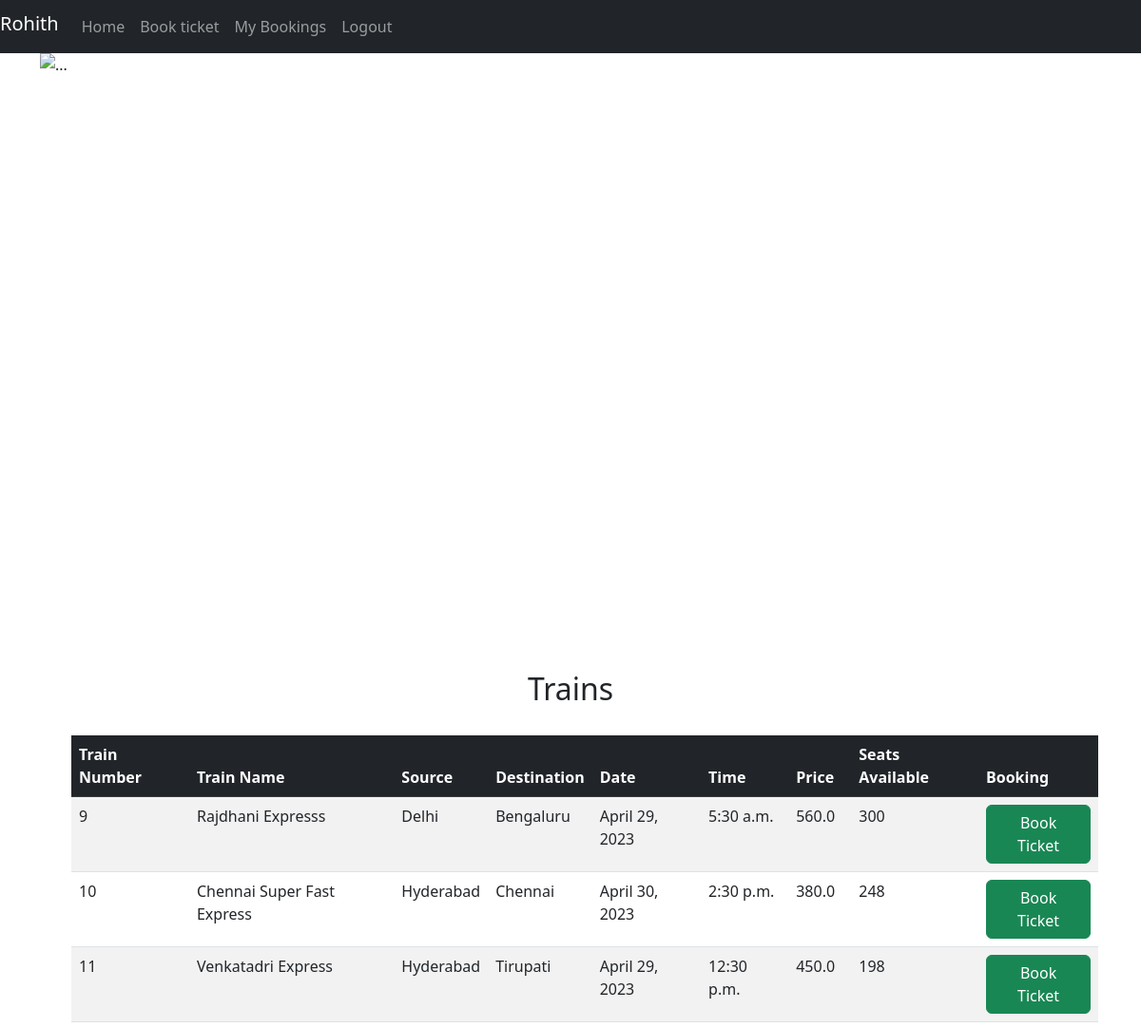
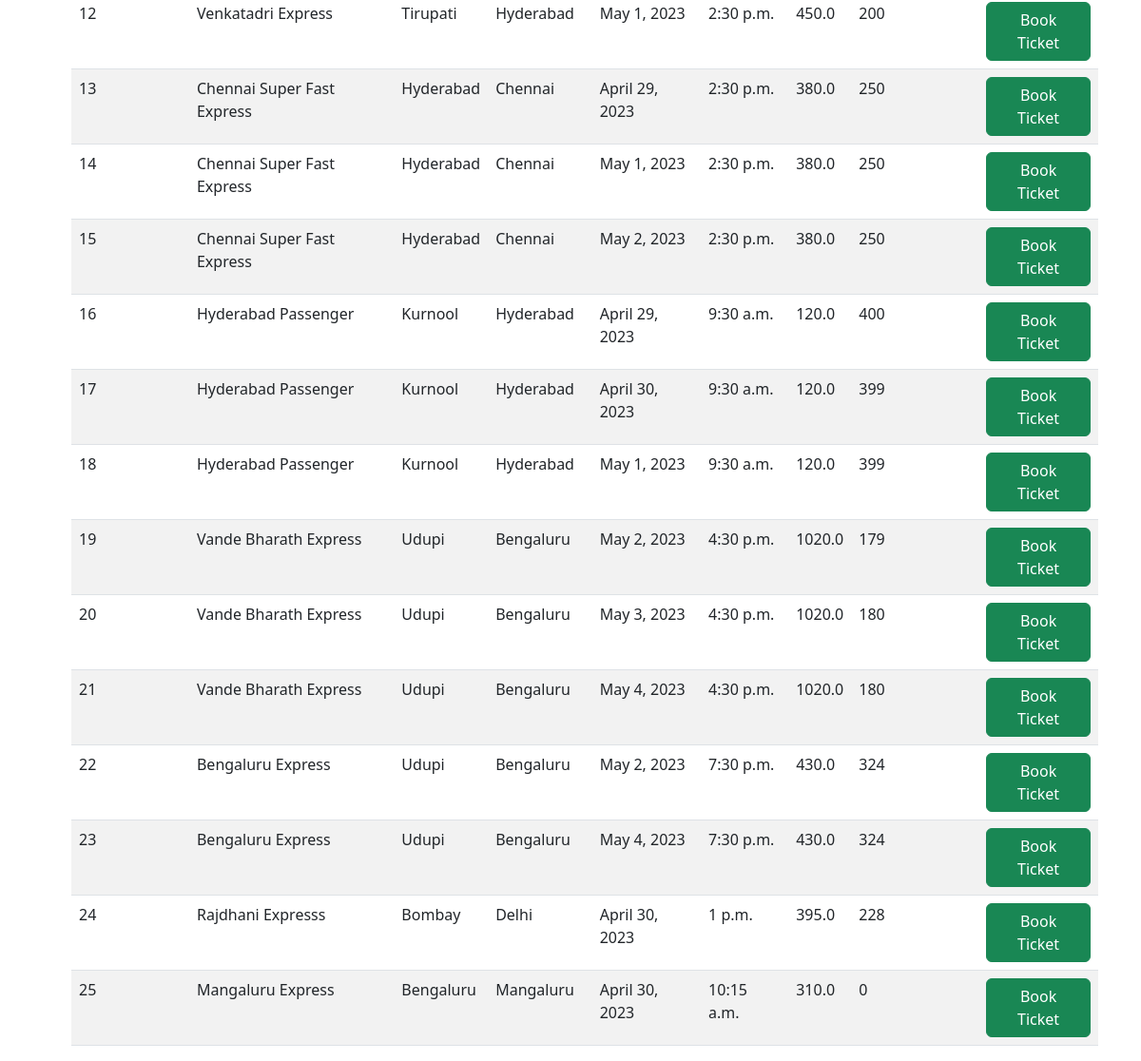
/ (signed in), run on the app's committed database (2 pictures, top to bottom).
### reservation/models.py (models this page shows)
class trains(models.Model):
    train_name=models.CharField(max_length=50)
    source=models.CharField(max_length=50)
    destination=models.CharField(max_length=50)
    date=models.DateField()
    time=models.TimeField(auto_now=False, auto_now_add=False)
    price=models.FloatField(default=120)
    seats_available=models.IntegerField()

### reservation/views.py (the view)
# urls.py: path('',views.index,name="index"),
def index(request):
    lis = trains.objects.all()
    return render(request, './viewtrains.html', {"lis": lis})

### reservation/templates/viewtrains.html (shortened to what this page needs)
<!doctype html>
<html lang="en">
<head>
    <link href="https://cdn.jsdelivr.net/npm/bootstrap@5.3.0-alpha3/dist/css/bootstrap.min.css" rel="stylesheet">
    <nav class="navbar navbar-expand-lg navbar-dark bg-dark">
        <ul class="navbar-nav">
            {% if request.user.is_superuser %}
            <span class="navbar-brand mb-0 h1">Admin</span>
            {% else %}
            <span class="navbar-brand mb-0 h1">{{request.user.username}}</span>
            {% endif %}
            <li class="nav-item">
                <a class="nav-link" href="http://127.0.0.1:8000/">Home</a>
            </li>
            <li class="nav-item">
                <a class="nav-link" href="http://127.0.0.1:8000/bookform/">Book ticket</a>
            </li>
            <li class="nav-item">
                <a class="nav-link" href="http://127.0.0.1:8000/mybooking/">My Bookings</a>
            </li>
            {% if request.user.is_authenticated %}
            <li class="nav-item">
                <a class="nav-link" href="http://127.0.0.1:8000/logout/">Logout</a>
            </li>
            {% endif %}
        </ul>
    </nav>
</head>
<div class="container">
    <div id="carouselExampleIndicators" class="carousel slide">
        <div class="carousel-indicators">
          <button type="button" data-bs-target="#carouselExampleIndicators" data-bs-slide-to="0" class="active" aria-current="true" aria-label="Slide 1"></button>
          <button type="button" data-bs-target="#carouselExampleIndicators" data-bs-slide-to="1" aria-label="Slide 2"></button>
          <button type="button" data-bs-target="#carouselExampleIndicators" data-bs-slide-to="2" aria-label="Slide 3"></button>
        </div>
        <div class="carousel-inner">
          <div class="carousel-item active">
            <img src="https://images.unsplash.com/photo-1527839321757-ad3a2f2be351?ixlib=rb-4.0.3&ixid=MnwxMjA3fDB8MHxwaG90by1wYWdlfHx8fGVufDB8fHx8&auto=format&fit=crop&w=2070&q=80" class="d-block w-100" alt="...">
          </div>
        </div>
        <button class="carousel-control-prev" type="button" data-bs-target="#carouselExampleIndicators" data-bs-slide="prev">
          <span class="carousel-control-prev-icon" aria-hidden="true"></span>
        </button>
        <button class="carousel-control-next" type="button" data-bs-target="#carouselExampleIndicators" data-bs-slide="next">
          <span class="carousel-control-next-icon" aria-hidden="true"></span>
        </button>
      </div>
      </div>
    <div style="margin-top: 50px;">
        <center><h2> Trains </h2></center>
        <table class="table table-striped" style="width: 90%;margin-left:75px ;margin-top: 30px;">
            <thead class="table-dark">
                <tr>
                    <th scope="col">Train Number</th>
                    <th scope="col">Train Name</th>
                    <th scope="col">Source</th>
                    <th scope="col">Destination</th>
                    <th scope="col">Date</th>
                    <th scope="col">Time</th>
                    <th scope="col">Price</th>
                    <th scope="col">Seats Available</th>
                    <th scope="col">Booking</th>
                </tr>
            </thead>
            <tbody>
                {%for p in lis %}
                <tr>
                    {% if request.user.is_superuser %}
                        <td><a href="http://127.0.0.1:8000/{{p.pk}}">{{p.pk}}</a></td>
                    {% else %}
                        <td>{{p.pk}}</td>
                    {% endif %}
                    <td>{{p.train_name}}</td>
                    <td>{{p.source}}</td>
                    <td>{{p.destination}}</td>
                    <td>{{p.date}}</td>
                    <td>{{p.time}}</td>
                    <td>{{p.price}}</td>
                    <td>{{p.seats_available}}</td>
                    <td><a href="http://127.0.0.1:8000/booking/{{p.pk}}"><button class='btn btn-success'>Book Ticket</button></a></td>
                </tr>
                {% endfor %}
            </tbody>
        </table>
    </div>
</html>

### reservation/templates/viewtrains.html (style rules this page uses)
img { height: 600px; }

### data on the page
trains: pk "9", train_name "Rajdhani Expresss", source "Delhi", destination "Bengaluru", date "April 29, 2023", time "5:30 a.m.", price "560.0", seats_available "300"
trains: pk "10", train_name "Chennai Super Fast Express", source "Hyderabad", destination "Chennai", date "April 30, 2023", time "2:30 p.m.", price "380.0", seats_available "248"
trains: pk "11", train_name "Venkatadri Express", source "Hyderabad", destination "Tirupati", date "April 29, 2023", time "12:30 p.m.", price "450.0", seats_available "198"
trains: pk "12", train_name "Venkatadri Express", source "Tirupati", destination "Hyderabad", date "May 1, 2023", time "2:30 p.m.", price "450.0", seats_available "200"
trains: pk "13", train_name "Chennai Super Fast Express", source "Hyderabad", destination "Chennai", date "April 29, 2023", time "2:30 p.m.", price "380.0", seats_available "250"
trains: pk "14", train_name "Chennai Super Fast Express", source "Hyderabad", destination "Chennai", date "May 1, 2023", time "2:30 p.m.", price "380.0", seats_available "250"
trains: pk "15", train_name "Chennai Super Fast Express", source "Hyderabad", destination "Chennai", date "May 2, 2023", time "2:30 p.m.", price "380.0", seats_available "250"
trains: pk "16", train_name "Hyderabad Passenger", source "Kurnool", destination "Hyderabad", date "April 29, 2023", time "9:30 a.m.", price "120.0", seats_available "400"
trains: pk "17", train_name "Hyderabad Passenger", source "Kurnool", destination "Hyderabad", date "April 30, 2023", time "9:30 a.m.", price "120.0", seats_available "399"
trains: pk "18", train_name "Hyderabad Passenger", source "Kurnool", destination "Hyderabad", date "May 1, 2023", time "9:30 a.m.", price "120.0", seats_available "399"
trains: pk "19", train_name "Vande Bharath Express", source "Udupi", destination "Bengaluru", date "May 2, 2023", time "4:30 p.m.", price "1020.0", seats_available "179"
trains: pk "20", train_name "Vande Bharath Express", source "Udupi", destination "Bengaluru", date "May 3, 2023", time "4:30 p.m.", price "1020.0", seats_available "180"
trains: pk "21", train_name "Vande Bharath Express", source "Udupi", destination "Bengaluru", date "May 4, 2023", time "4:30 p.m.", price "1020.0", seats_available "180"
trains: pk "22", train_name "Bengaluru Express", source "Udupi", destination "Bengaluru", date "May 2, 2023", time "7:30 p.m.", price "430.0", seats_available "324"
trains: pk "23", train_name "Bengaluru Express", source "Udupi", destination "Bengaluru", date "May 4, 2023", time "7:30 p.m.", price "430.0", seats_available "324"
trains: pk "24", train_name "Rajdhani Expresss", source "Bombay", destination "Delhi", date "April 30, 2023", time "1 p.m.", price "395.0", seats_available "228"
trains: pk "25", train_name "Mangaluru Express", source "Bengaluru", destination "Mangaluru", date "April 30, 2023", time "10:15 a.m.", price "310.0", seats_available "0"

### other printed values
{{ request.user.username }} "Rohith"
